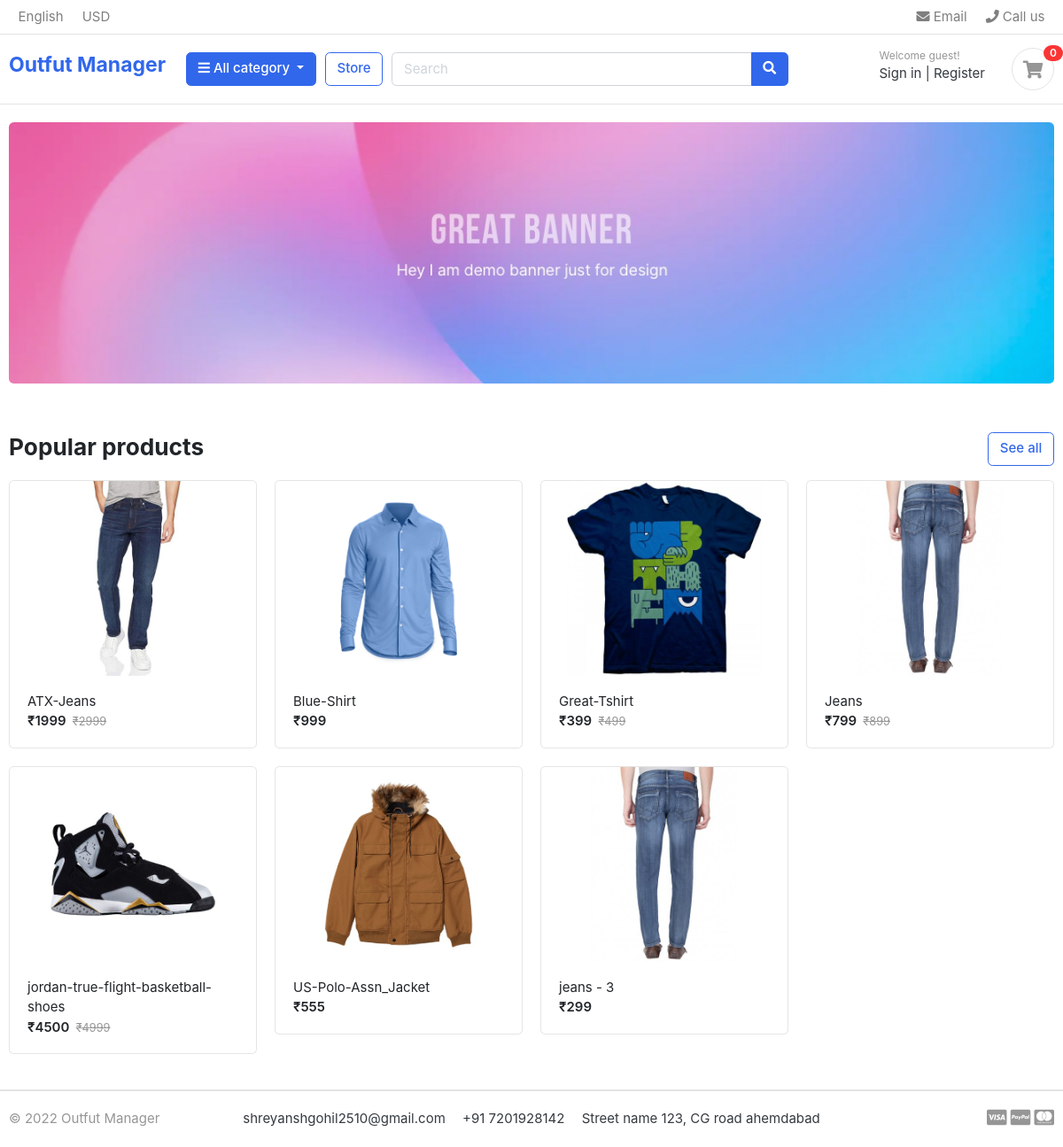
The page / on the database its author committed.
### store/models.py (models this page shows, shortened)
class Product(models.Model):
    category = models.ForeignKey(Category,on_delete=models.CASCADE)
    product_name = models.CharField(max_length=200)
    product_desc = models.TextField()
    price_main = models.IntegerField(validators=[MinValueValidator(0)],blank=True,null=True)
    price_discount = models.IntegerField(validators=[MinValueValidator(0)])
    product_img = models.ImageField(default='default/default.jpg',null=True,blank =True,upload_to ='products' )
    stock = models.IntegerField(validators=[MinValueValidator(0)])
    is_available = models.BooleanField(default=True)
    modified_date = models.DateTimeField(auto_now=True)
    colors = models.ManyToManyField('Color')
    sizes = models.ManyToManyField('Size')
    created = models.DateTimeField(auto_now_add=True,null=True)
    id = models.UUIDField(default = uuid.uuid4,unique = True,primary_key = True,editable = False)

### store/views.py (the view)
# urls.py: path('',views.home,name='home'),
def home(request):
    products = Product.objects.filter(is_available=True)
    context = {'products': products}
    return render(request, 'store/home.html', context)

### store/context_processors.py (called while the page is built)
def menu_links(requst):
    links = Category.objects.all()
    return dict(links=links)

def counter(request):
    cart_count = 0
    cart = Cart.objects.filter(cart_id=_cart_id(request))
    if request.user.is_authenticated:
        cart_iteams = CartItem.objects.all().filter(user = request.user)
    else:
        cart_iteams = CartItem.objects.all().filter(cart=cart[:1])
    for cart_iteam in cart_iteams:
        cart_count += cart_iteam.quantity
    return dict(cart_count=cart_count)

### store/models.py (called while the page is built)
    def cat_url(self):
        return reverse('store_cat',args=[self.category_name])

### store/views.py (called while the page is built)
def _cart_id(request):
    cart = request.session.session_key
    if not cart:
        cart = request.session.create()
    return cart

### store/templates/store/home.html
{%extends 'main.html'%}
{%load static %}
{%block content%}
<section class="section-intro padding-y-sm">
    <div class="container">
        <div class="intro-banner-wrap">
            <img src="{% static 'images/banners/1.jpg'%}" class="img-fluid rounded">
        </div>
    </div>
</section>
<section class="section-name padding-y-sm">
    <div class="container">
        <header class="section-heading">
            <a href="{%url 'store'%}" class="btn btn-outline-primary float-right">See all</a>
            <h3 class="section-title">Popular products</h3>
        </header>
        <div class="row">
            {%for product in products%}
            <div class="col-md-3">
                <div class="card card-product-grid">
                    <a href="{% url 'single_product' product.id %}" class="img-wrap"> <img src="{{product.product_img.url}}"> </a>
                    <figcaption class="info-wrap">
                        <a href="{% url 'single_product' product.id %}" class="title">{{product.product_name}}</a>
                        <span class="price">&#8377;{{product.price_discount}}</span>
                        {%if product.price_main%}
                        <del class="price-old">&#8377;{{product.price_main}}</del>
                        {%endif%}
                    </figcaption>
                </div>
            </div>
              {%endfor%}
        </div>
    </div>
</section>
{%endblock content%}

### templates/main.html (shortened to what this page needs)
{%load static%}
<!DOCTYPE html>
<html lang="en">
<head>
<link href="{% static 'css/bootstrap.cs'%}s" rel="stylesheet" type="text/css"/>
<link href="{% static 'fonts/fontawesome/css/all.min.css'%}" type="text/css" rel="stylesheet">
<link href="{% static 'css/ui.css'%}" rel="stylesheet" type="text/css"/>
<link href="{% static 'css/responsive.css'%}" rel="stylesheet" media="only screen and (max-width: 1200px)" />
</head>
<body>
    {% include 'includes/navbar.html'%}
    {%block content%}
    {%endblock content%}
    {% include 'includes/footer.html'%}
</body>
</html>

### templates/includes/navbar.html (shortened to what this page needs)
{%load static %}
<header class="section-header">
    <nav class="navbar p-md-0 navbar-expand-sm navbar-light border-bottom">
        <div class="container">
            <div class="collapse navbar-collapse" id="navbarTop4">
                <ul class="navbar-nav mr-auto">
                    <li class="nav-item dropdown">
                        <a href="#" class="nav-link"> English </a>
                    </li>
                    <li class="nav-item dropdown">
                        <a href="#" class="nav-link"> USD </a>
                    </li>
                </ul>
                <ul class="navbar-nav">
                    <li><a href="#" class="nav-link"> <i class="fa fa-envelope"></i> Email </a></li>
                    <li><a href="#" class="nav-link"> <i class="fa fa-phone"></i> Call us </a></li>
                </ul>
            </div>
        </div>
    </nav>
    <section class="header-main border-bottom">
        <div class="container">
            <div class="row align-items-center">
                <div class="col-lg-2 col-md-3 col-6">
                    <a href="/" class="brand-wrap">
                        <h3 style="font-size: 23px;">Outfut Manager</h3>
                    </a>
                </div>
                <div class="col-lg col-sm col-md col-6 flex-grow-0">
                    <div class="category-wrap dropdown d-inline-block float-right">
                        <button type="button" class="btn btn-primary dropdown-toggle" data-toggle="dropdown">
                            <i class="fa fa-bars"></i> All category
                        </button>
                    </div>
                </div>
                <a href="{% url 'store' %}" class="btn btn-outline-primary">Store</a>
                <div class="col-lg  col-md-6 col-sm-12 col">
                    <form action="{% url 'store'%}" class="search" method="get">
                        <div class="input-group w-100">
                            <input type="text" class="form-control" style="width:60%;" placeholder="Search"
                                name='search_query' value="">
                            <div class="input-group-append">
                                <button class="btn btn-primary" type="submit">
                                    <i class="fa fa-search"></i>
                                </button>
                            </div>
                        </div>
                    </form>
                </div>
                <div class="col-lg-3 col-sm-6 col-8 order-2 order-lg-3">
                    <div class="d-flex justify-content-end mb-3 mb-lg-0">
                        <div class="widget-header">
                            {%if user.is_authenticated%}
                            <small class="title text-muted">Welcome {{request.user}}</small>
                            {%else%}
                            <small class="title text-muted">Welcome guest!</small>
                            {%endif%}
                            <div>
                                {%if user.is_authenticated%}
                                <a href="{%url 'user_logout'%}">Log out |</a>
                                <a href="{%url 'dashboard'%}">Dashboard</a>
                                {%else%}
                                <a href="{%url 'login'%}">Sign in</a> <span class="dark-transp"> | </span>
                                <a href="{%url 'register'%}"> Register</a>
                                {%endif%}
                            </div>
                        </div>
                        <a href="{%url 'cart'%}" class="widget-header pl-3 ml-3">
                            <div class="icon icon-sm rounded-circle border"><i class="fa fa-shopping-cart"></i></div>
                            <span class="badge badge-pill badge-danger notify">{{cart_count}}</span>
                        </a>
                    </div>
                </div>
            </div>
        </div>
    </section>
</header>

### templates/includes/footer.html
<footer class="section-footer border-top">
	<div class="container">
		<section class="footer-bottom border-top row">
			<div class="col-md-2">
				<p class="text-muted"> &copy 2022 Outfut Manager </p>
			</div>
			<div class="col-md-8 text-md-center">
				<span  class="px-2">shreyanshgohil2510@gmail.com</span>
				<span  class="px-2">+91 7201928142</span>
				<span  class="px-2">Street name 123, CG road ahemdabad</span>
			</div>
			<div class="col-md-2 text-md-right text-muted">
				<i class="fab fa-lg fa-cc-visa"></i>
				<i class="fab fa-lg fa-cc-paypal"></i>
				<i class="fab fa-lg fa-cc-mastercard"></i>
			</div>
		</section>
	</div>
</footer>

### static/css/ui.css (style rules this page uses)
html { font-family: "Inter", sans-serif; font-size: 15px; }
.img-wrap { text-align: center; display: block; }
.img-wrap img { max-width: 100%; }
.icon-xs, .icon-sm, .icon-md, .icon-lg { display: inline-block; text-align: center; flex-shrink: 0; flex-grow: 0; }
.icon-sm { width: 48px; height: 48px; line-height: 48px !important; font-size: 20px; }
.padding-y-sm { padding-top: 20px; padding-bottom: 20px; }
.section-heading { margin-bottom: 20px; margin-top: 15px; }
.section-title { color: #212529; }
p:last-child { margin-bottom: 0; }
.header-main { position: relative; padding-top: 1rem; padding-bottom: 1rem; }
.widget-header { display: inline-block; vertical-align: middle; position: relative; }
.widget-header a { color: #343a40; }
.widget-header i { color: #969696; }
.widget-header .title { display: block; }
.widget-header .notify { position: absolute; top: -3px; right: -10px; }
.footer-bottom { padding-top: 20px; padding-bottom: 20px; }
[class*=card-product] a.title { color: #212529; display: block; }
[class*=card-product] .img-wrap { overflow: hidden; position: relative; }
[class*=card-product] .img-wrap img { height: 100%; max-width: 100%; width: auto; display: inline-block; -o-object-fit: cover; object-fit: cover; }
.card-product-grid { margin-bottom: 20px; }
.card-product-grid .img-wrap { border-radius: 0.2rem 0.2rem 0 0; height: 220px; }
.card-product-grid .info-wrap { overflow: hidden; padding: 18px 20px; }
.card .img-wrap { overflow: hidden; }
.notify { position: absolute; top: -4px; right: -10px; display: inline-block; padding: 0.25em 0.6em; font-size: 12px; line-height: 1; text-align: center; border-radius: 3rem; color: #fff; background-color: #fa3434; }
.price { font-weight: 600; color: #212529; }
.price-old { color: #969696; margin-left: 3px; font-size: 85%; }

### rows shown on the page
Product: product_img (picture), product_name "ATX-Jeans", price_discount "1999", price_main "2999"
Product: product_img (picture), product_name "Blue-Shirt", price_discount "999"
Product: product_img (picture), product_name "Great-Tshirt", price_discount "399", price_main "499"
Product: product_img (picture), product_name "Jeans", price_discount "799", price_main "899"
Product: product_img (picture), product_name "jordan-true-flight-basketball-shoes", price_discount "4500", price_main "4999"
Product: product_img (picture), product_name "US-Polo-Assn_Jacket", price_discount "555"
Product: product_img (picture), product_name "jeans - 3", price_discount "299"

### other values the page prints
{{ cart_count }} "0"
